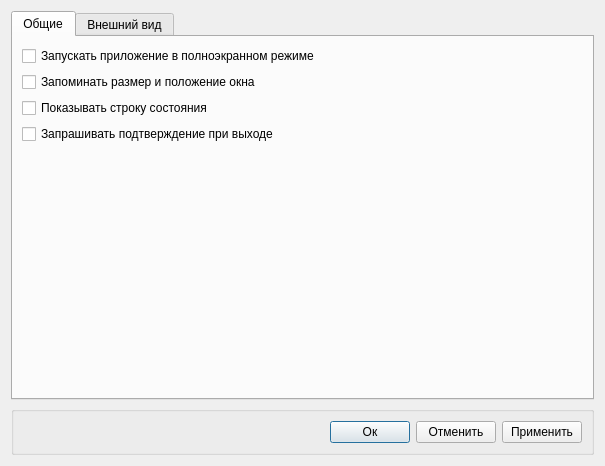
<?xml version="1.0" encoding="UTF-8"?>
<ui version="4.0">
    <class>SettingsDialog</class>
    <widget class="QDialog" name="SettingsDialog">
        <property name="geometry">
            <rect>
                <x>0</x>
                <y>0</y>
                <width>605</width>
                <height>466</height>
            </rect>
        </property>
        <property name="windowTitle">
            <string>Dialog</string>
        </property>
        <layout class="QVBoxLayout" name="verticalLayout">
            <item>
                <widget class="QTabWidget" name="tabWidget">
                    <property name="currentIndex">
                        <number>0</number>
                    </property>
                    <widget class="QWidget" name="generalTab">
                        <attribute name="title">
                            <string>Общие</string>
                        </attribute>
                        <layout class="QVBoxLayout" name="generalLayout">
                            <item>
                                <widget class="QCheckBox" name="startMaximizedCheckBox">
                                    <property name="text">
                                        <string>Запускать приложение в полноэкранном режиме</string>
                                    </property>
                                </widget>
                            </item>
                            <item>
                                <widget class="QCheckBox" name="rememberGeometryCheckBox">
                                    <property name="text">
                                        <string>Запоминать размер и положение окна</string>
                                    </property>
                                </widget>
                            </item>
                            <item>
                                <widget class="QCheckBox" name="showStatusBarCheckBox">
                                    <property name="text">
                                        <string>Показывать строку состояния</string>
                                    </property>
                                </widget>
                            </item>
                            <item>
                                <widget class="QCheckBox" name="confirmOnExitCheckBox">
                                    <property name="text">
                                        <string>Запрашивать подтверждение при выходе</string>
                                    </property>
                                </widget>
                            </item>
                            <item>
                                <spacer name="generalSpacer">
                                    <property name="orientation">
                                        <enum>Qt::Vertical</enum>
                                    </property>
                                    <property name="sizeHint" stdset="0">
                                        <size>
                                            <width>20</width>
                                            <height>40</height>
                                        </size>
                                    </property>
                                </spacer>
                            </item>
                        </layout>
                    </widget>
                    <widget class="QWidget" name="appearanceTab">
                        <attribute name="title">
                            <string>Внешний вид</string>
                        </attribute>
                        <layout class="QVBoxLayout" name="appearanceLayout">
                            <item>
                                <widget class="QCheckBox" name="customFontCheckBox">
                                    <property name="text">
                                        <string>Использовать собственный шрифт</string>
                                    </property>
                                </widget>
                            </item>
                            <item>
                                <layout class="QFormLayout" name="fontFormLayout">
                                    <property name="labelAlignment">
                                        <set>Qt::AlignRight|Qt::AlignTrailing|Qt::AlignVCenter</set>
                                    </property>
                                    <item row="0" column="0">
                                        <widget class="QLabel" name="fontLabel">
                                            <property name="text">
                                                <string>Шрифт:</string>
                                            </property>
                                        </widget>
                                    </item>
                                    <item row="0" column="1">
                                        <widget class="QFontComboBox" name="fontComboBox"/>
                                    </item>
                                    <item row="1" column="0">
                                        <widget class="QLabel" name="fontSizeLabel">
                                            <property name="text">
                                                <string>Размер:</string>
                                            </property>
                                        </widget>
                                    </item>
                                    <item row="1" column="1">
                                        <widget class="QSpinBox" name="fontSizeSpinBox">
                                            <property name="minimum">
                                                <number>8</number>
                                            </property>
                                            <property name="maximum">
                                                <number>48</number>
                                            </property>
                                            <property name="value">
                                                <number>12</number>
                                            </property>
                                        </widget>
                                    </item>
                                    <item row="2" column="0">
                                        <widget class="QLabel" name="themeLabel">
                                            <property name="text">
                                                <string>Тема интерфейса:</string>
                                            </property>
                                        </widget>
                                    </item>
                                    <item row="2" column="1">
                                        <widget class="QComboBox" name="themeComboBox"/>
                                    </item>
                                </layout>
                            </item>
                            <item>
                                <spacer name="appearanceSpacer">
                                    <property name="orientation">
                                        <enum>Qt::Vertical</enum>
                                    </property>
                                    <property name="sizeHint" stdset="0">
                                        <size>
                                            <width>20</width>
                                            <height>40</height>
                                        </size>
                                    </property>
                                </spacer>
                            </item>
                        </layout>
                    </widget>
                </widget>
            </item>
            <item>
                <widget class="QGroupBox" name="horizontalGroupBox">
                    <property name="sizePolicy">
                        <sizepolicy hsizetype="Preferred" vsizetype="Minimum">
                            <horstretch>0</horstretch>
                            <verstretch>0</verstretch>
                        </sizepolicy>
                    </property>
                    <property name="minimumSize">
                        <size>
                            <width>0</width>
                            <height>41</height>
                        </size>
                    </property>
                    <layout class="QHBoxLayout" name="horizontalLayout">
                        <item>
                            <spacer name="horizontalSpacer">
                                <property name="orientation">
                                    <enum>Qt::Horizontal</enum>
                                </property>
                                <property name="sizeHint" stdset="0">
                                    <size>
                                        <width>40</width>
                                        <height>20</height>
                                    </size>
                                </property>
                            </spacer>
                        </item>
                        <item>
                            <widget class="QPushButton" name="acceptPushButton">
                                <property name="text">
                                    <string>Ок</string>
                                </property>
                            </widget>
                        </item>
                        <item>
                            <widget class="QPushButton" name="cancelPushButton">
                                <property name="text">
                                    <string>Отменить</string>
                                </property>
                            </widget>
                        </item>
                        <item>
                            <widget class="QPushButton" name="applyPushButton">
                                <property name="text">
                                    <string>Применить</string>
                                </property>
                            </widget>
                        </item>
                    </layout>
                </widget>
            </item>
        </layout>
    </widget>
    <resources/>
    <connections/>
</ui>
